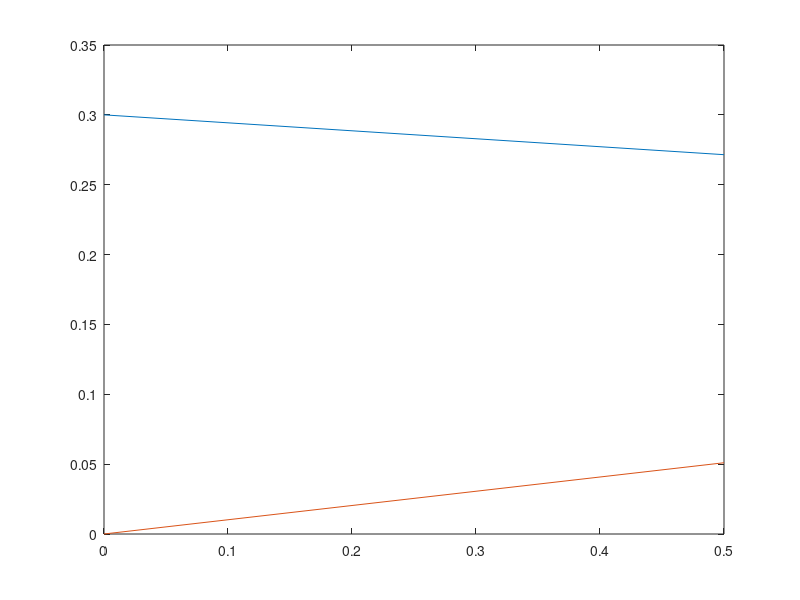

This figure's MATLAB source:
%% 2nd order System ODE Exercise
L=2;
V1=10;
V2=5;
dC1dt=@(t,C1,C2) -L/V1*C1;
dC2dt=@(t,C1,C2) -L/V2*(C2-C1);

t(1)=0;
C1(1)=0.3;
C2(1)=0;

n=1;
tf=0.5;
dx=(tf-t(1))/n;

for i=1:n
    t(i+1)=t(i)+dx; %#ok<SAGROW>
    k11=dx*dC1dt(t(i),C1(i),C2(i));
    k12=dx*dC2dt(t(i),C1(i),C2(i));

    k21=dx*dC1dt(t(i)+1/2*dx,C1(i)+1/2*k11,C2(i)+1/2*k12);
    k22=dx*dC2dt(t(i)+1/2*dx,C1(i)+1/2*k11,C2(i)+1/2*k12);

    C1(i+1)=C1(i)+k21; %#ok<SAGROW>
    C2(i+1)=C2(i)+k22; %#ok<SAGROW>
end

plot(t, C1); hold on;
plot(t, C2)

%% Fourth order Quiz
f=@(x,y) x*cos(x)+y;

% xi is initial x, y is inital y
xi=0;
y=0.5;
step=0.05;
xf=0.05;

for x=xi:step:xf-step
    k1=f(x,y);
    k2=f(x+step/2,y+step*k1/2);
    k3=f(x+step/2,y+step*k2/2);
    k4=f(x+step,y+k3*step);
    y=y+step/6*(k1+2*k2+2*k3+k4);
end

fprintf('%3.5f\n', y)